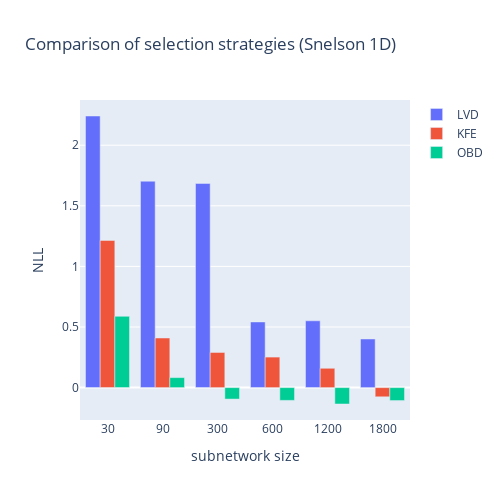

Write notebook code for a chart like this one.
### Markdown cell above
### Compare the results

### Code cell
fig = go.Figure(data=[
    go.Bar(name='LVD', x=[str(s) for s in subnet_sizes], y=largest_variance_subnet_results),
    go.Bar(name='KFE', x=subnet_sizes, y=kfe_subnet_results),
    go.Bar(name='OBD', x=subnet_sizes, y=obd_subnet_results),
    
])
fig.update_layout(barmode='group')
fig.update_layout(yaxis_title="NLL", xaxis_title="subnetwork size", title="Comparison of selection strategies (Snelson 1D)", hovermode="x")

fig.update_layout(autosize=False, width=500, height=500)
fig.show()

### Figure 1 — Plotly figure (JSON) as saved in the notebook; plotly's stock layout.template omitted (floating-point values rounded to 4 significant figures)
{"data": [{"name": "LVD", "type": "bar", "x": ["30", "90", "300", "600", "1200", "1800"], "y": [2.241, 1.703, 1.684, 0.5418, 0.5512, 0.4014]}, {"name": "KFE", "type": "bar", "x": [30, 90, 300, 600, 1200, 1800], "y": [1.214, 0.4095, 0.2901, 0.252, 0.1597, -0.07582]}, {"name": "OBD", "type": "bar", "x": [30, 90, 300, 600, 1200, 1800], "y": [0.5885, 0.08248, -0.09443, -0.1053, -0.1351, -0.1067]}], "layout": {"autosize": false, "barmode": "group", "height": 500, "hovermode": "x", "title": {"text": "Comparison of selection strategies (Snelson 1D)"}, "width": 500, "xaxis": {"title": {"text": "subnetwork size"}}, "yaxis": {"title": {"text": "NLL"}}}}
